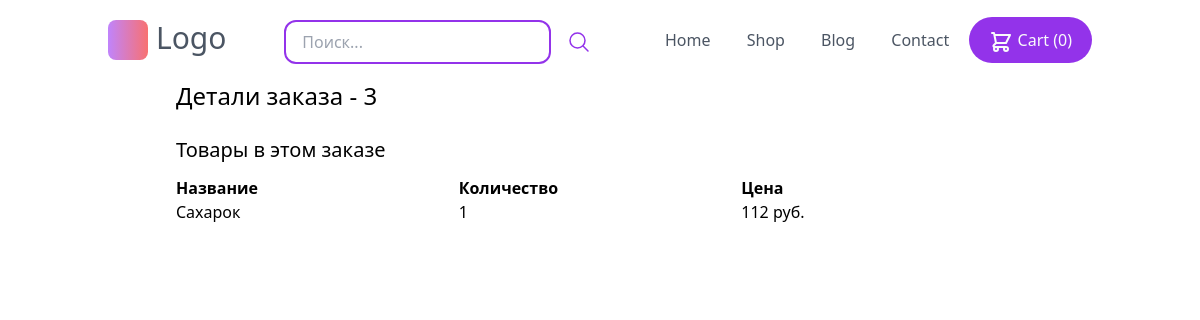
Page /my-store/order-detail/3/ (signed in) on the committed database.
### store/models.py (models this page shows, shortened)
class Order(models.Model):
    first_name = models.CharField(max_length=255)
    last_name = models.CharField(max_length=255)
    address = models.CharField(max_length=255)
    zipcode = models.CharField(max_length=255)
    city = models.CharField(max_length=255)
    paid_amount = models.IntegerField(blank=True, null=True)
    is_paid = models.BooleanField(default=False)
    payment_intent = models.CharField(max_length=255)
    created_by = models.ForeignKey(
        User, related_name='orders', on_delete=models.SET_NULL, null=True)
    created_at = models.DateTimeField(auto_now_add=True)

class OrderItem(models.Model):
    order = models.ForeignKey(Order, related_name='items', on_delete=models.CASCADE)
    product = models.ForeignKey(Product, related_name='items', on_delete=models.CASCADE)
    price = models.IntegerField()
    quantity = models.IntegerField(default=1)

class Product(models.Model):
    DRAFT = 'Черновик'
    WAITING_APPROVAL = 'Ожидает подтверждения'
    ACTIVE = 'Активный'
    DELETED = 'Удалён'
    STATUS_CHOICES = (
        (DRAFT, 'Черновик'),
        (WAITING_APPROVAL, 'Ожидает подтверждения'),
        (ACTIVE, 'Активный'),
        (DELETED, 'Удалён'),
    )
    user = models.ForeignKey(
        User, related_name='products', on_delete=models.CASCADE, verbose_name='Пользователь')
    category = models.ForeignKey(
        Category, related_name='products', on_delete=models.CASCADE, verbose_name='Категория')
    title = models.CharField(max_length=50, verbose_name='Название')
    slug = models.SlugField(max_length=50, verbose_name='Слаг')
    description = models.TextField(blank=True, verbose_name='Описание')
    price = models.IntegerField()
    created_at = models.DateTimeField(auto_now_add=True)
    updated_at = models.DateTimeField(auto_now=True)
    image = models.ImageField(upload_to='uploads/product_images', blank=True, null=True)
    thumbnail = models.ImageField(upload_to='uploads/product_images/thumbnail', blank=True, null=True)
    status = models.CharField(
        max_length=50, verbose_name='Статус', choices=STATUS_CHOICES, default=ACTIVE)
    class Meta:
        verbose_name = 'Товар'
        verbose_name_plural = 'Товары'
        ordering = ('-created_at',)

### userprofile/views.py (the view)
# urls.py: path('my-store/order-detail/<int:pk>/', views.my_store_order_detail, name='my_store_order_detail'),
@login_required
def my_store_order_detail(request, pk):
    order = get_object_or_404(Order, pk=pk)
    return render(request, 'userprofile/my_store_order_detail.html', {
        'order': order,
    })

### store/cart.py (called while the page is built)
    def __len__(self):
        return sum(item['quantity'] for item in self.cart.values())

### store/context_processors.py (called while the page is built)
def cart(request):
    return {'cart': Cart(request)}

### userprofile/templates/userprofile/my_store_order_detail.html (shortened to what this page needs)
{% extends 'core/base.html' %}
{% block content %}
<h1 class="mb-6 text-2xl"> Детали заказа - {{ order.id }} </h1>
<h2 class="mb-3 text-xl">Товары в этом заказе</h2>
<div class="flex flex-wrap">
    <div class="w-1/3">
        <strong>Название</strong>
    </div>
    <div class="w-1/3">
        <strong>Количество</strong>
    </div>
    <div class="w-1/3">
        <strong>Цена</strong>
    </div>
</div>
{% for item in order.items.all %}
    {% if item.product.user == request.user %}
    <div class="flex flex-wrap">
        <div class="w-1/3">
            {{ item.product.title }}
        </div>
        <div class="w-1/3">
            {{ item.quantity }}
        </div>
        <div class="w-1/3">
            {{ item.price }} руб.
        </div>
    </div>
    {% endif %}
{% endfor %}
{% endblock %}

### rows in the picture
Order: id "3"
OrderItem: product "Сахарок", quantity "1", price "112"

### other values in the picture
{{ cart|length }} "0"
